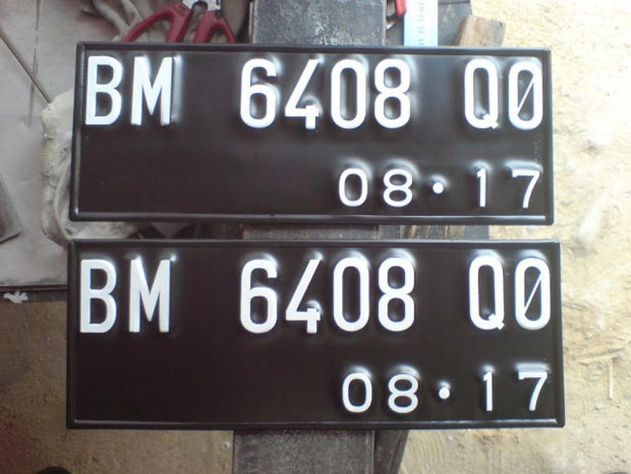
#> input picture plat.jpg, 631 x 474 px, shrunk from 1000 x 750 before the run
$ jupyter execute --allow-errors ocr.ipynb
#> lines starting #> are read from the running program, lines starting #| are printed output that depends on the picture; after the words box and inside, x2 and y2 are one past the last pixel; in counts of white or black regions, pixels touching at a corner belong together
[cell 1]
from PIL import Image
import pytesseract
import cv2
import os
import matplotlib.pyplot as plt

image = cv2.imread("plat.jpg")
#> image is the input picture: shape (474, 631, 3); mean B, G, R 116.6, 118.1, 121.4
gray = cv2.cvtColor(image,cv2.COLOR_BGR2GRAY)
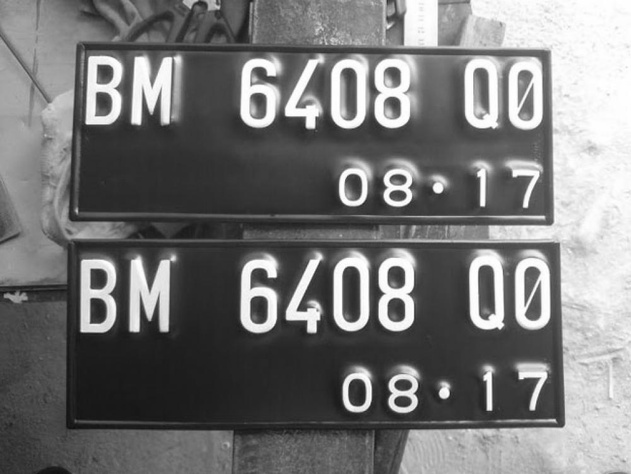
#> gray: shape (474, 631); min 14, max 255, mean 118.9
color = cv2.cvtColor(image,cv2.COLOR_BGR2RGB)
(thresh, blackAndWhite) = cv2.threshold(gray, 127, 0, cv2.THRESH_BINARY)
#> blackAndWhite: shape (474, 631); every value is 0
plt.imshow(color)
plt.show()

[cell 2]
white_so = (200, 200, 200)
white_real = (255, 255, 255)
mask = cv2.inRange(color,white_so,white_real)
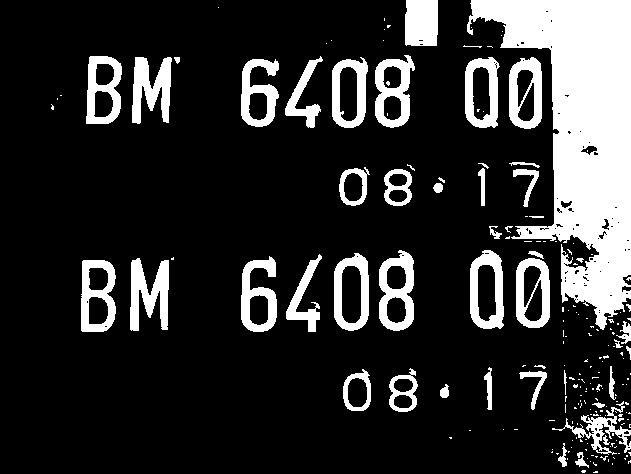
#> mask: shape (474, 631); 18.5% white; 199 white regions (149 under 20 px), largest, box (x1, y1, x2, y2) and area: (467, 0, 631, 330) 25858, (130, 258, 169, 331) 1714, (132, 57, 172, 124) 1646
ready = cv2.bitwise_and(color,color,mask=mask)
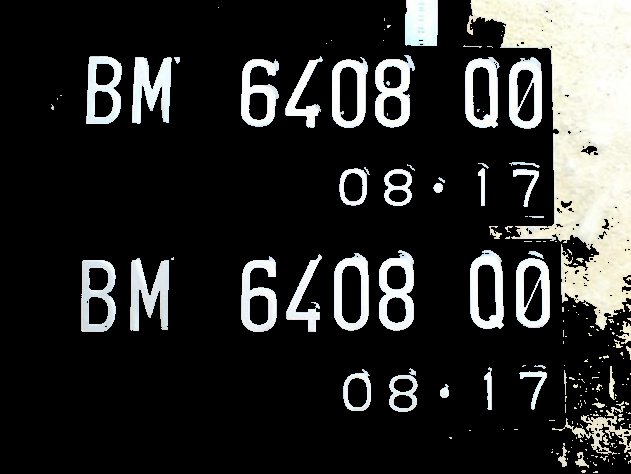
#> ready: shape (474, 631, 3); mean R, G, B 44.6, 45, 43.6
plt.imshow(ready)
plt.show()

[cell 3]
filename = "{}.png".format(os.getpid())
cv2.imwrite(filename,ready)
#> Out = True
